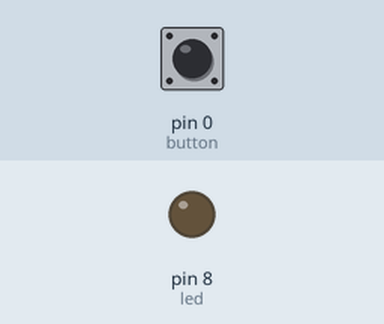
The program below on a simulated MicroPython board. Parts: output pins drawn as LEDs (lit = HIGH). Inputs (shaded band) come from the test bench; at power-on: pin 0 (button) HIGH.

Above: at 1.2 s.
1.3 s: pin 0 (button) pulled LOW for 0.15 s
At 2.7 s:
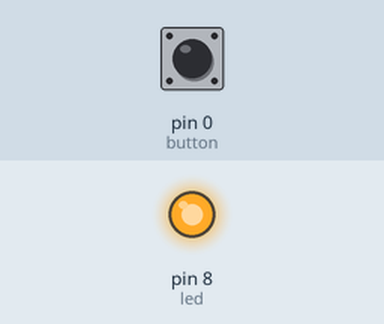
3.0 s: pin 0 (button) pulled LOW for 1 s
At 4.7 s:
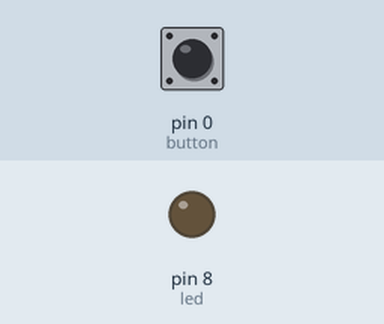
5.5 s: pin 0 (button) pulled LOW for 3.2 s
At 9.5 s:
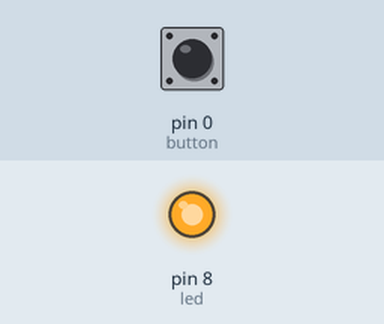
Timing chart, 0 to 11.0 s (numbered marks = the images above; inputs shaded):
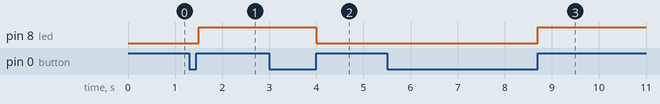

Measured:
- after the input at 1.3 s, pin 8 (led): LOW → HIGH after 0.20 s
- after the input at 3.0 s, pin 8 (led): HIGH → LOW after 1.0 s
- after the input at 5.5 s, pin 8 (led): LOW → HIGH after 3.2 s

The program:

01_button.py
```python
# importiere Pin-Klasse auf machine-Modul
from machine import Pin
# importiere sleep-Funktion aus time-Modul
from time import sleep

# instanziiere Pin-Klasse für Pin 8 als Ausgang
led = Pin(8, Pin.OUT)
# instanziiere Pin-Klasse für Pin 0 als Eingang mit Pull-Up-Widerstand
button = Pin(0, Pin.IN, Pin.PULL_UP)
# lese aktuellen Wert vom Button (0 oder 1)
button_value = button.value()

while True:
    button_value_new = button.value()
    if button_value_new == 1 and button_value == 0:
        # Flanke erkannt! => schalte LED um
        led.value(not led.value())
    button_value = button_value_new
    # warte 100 ms
    sleep(0.1)
```
